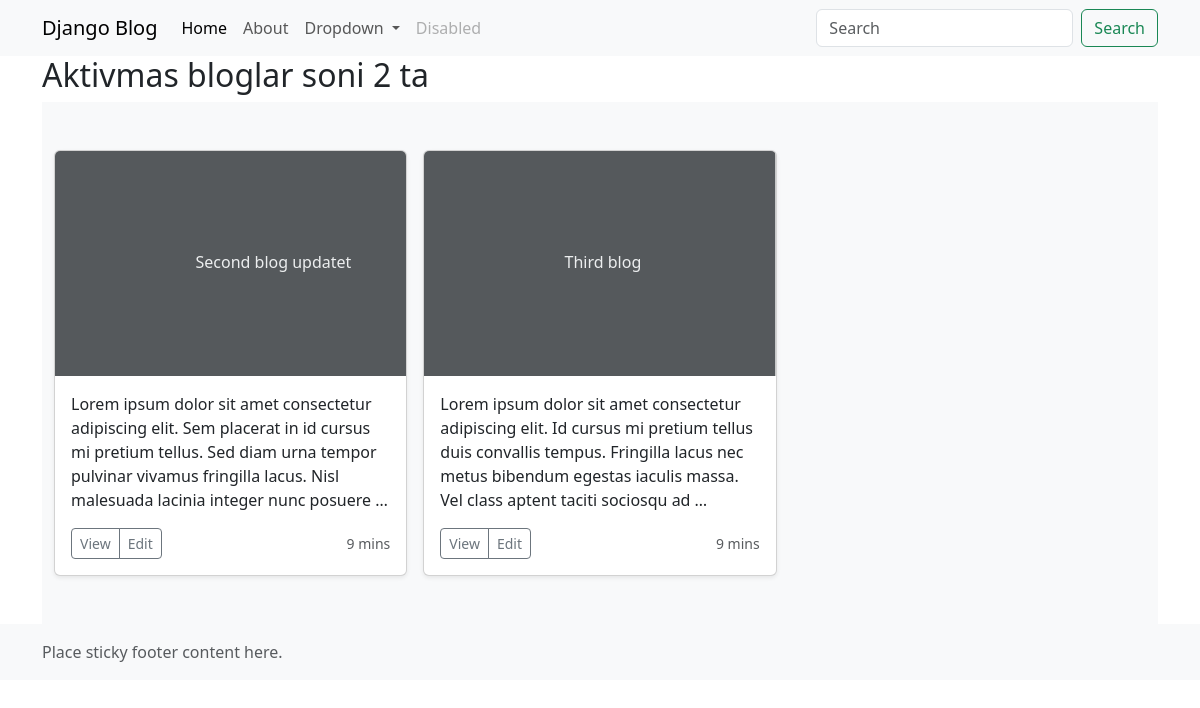
Page /inactive/ on the earlier database version.
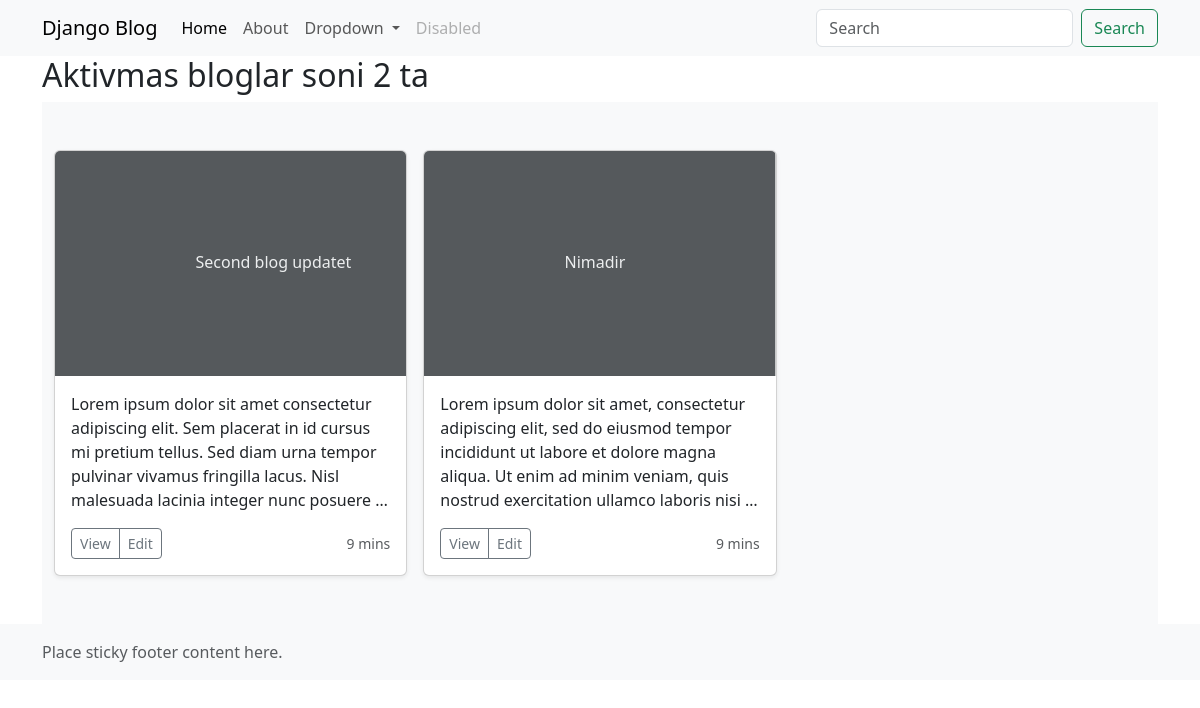
Same page on the later database version.
### blog/models.py (models this page shows, shortened)
class Blog(models.Model):
    title = models.CharField(max_length=200)
    content = models.TextField()
    image = models.ImageField(upload_to='blog_images/', blank=True, null=True)
    is_active = models.BooleanField(default=True)
    created_at = models.DateTimeField(auto_now_add=True)
    updated_at = models.DateTimeField(auto_now=True)

### blog/views.py (the view)
# urls.py: path('inactive/', blog_views.inactive, name='inactive'),
def inactive(request):
    context = {
        'blogs': Blog.objects.filter(is_active=False)
    }
    return render(request, template_name='blog/inactive.html', context=context)

### templates/blog/inactive.html (shortened to what this page needs)
{% extends 'blog/base.html' %}
{% block content %}
    <h2>Aktivmas bloglar soni {{ blogs.count }} ta</h2>
    <div class="album py-5 bg-body-tertiary">
        <div class="container">
            <div class="row row-cols-1 row-cols-sm-2 row-cols-md-3 g-3">
                {% for blog in blogs %}
                    <div class="col">
                        <div class="card shadow-sm">
                            {% if blog.image %}
                                <img class="image-content" src="{{ blog.image.url }}" alt="rasm">
                            {% else %}
                                <svg aria-label="Placeholder: Thumbnail" class="bd-placeholder-img card-img-top"
                                     height="225"
                                     preserveAspectRatio="xMidYMid slice" role="img" width="100%"
                                     xmlns="http://www.w3.org/2000/svg"><title>Placeholder</title>
                                    <rect width="100%" height="100%" fill="#55595c"></rect>
                                    <text x="40%" y="50%" fill="#eceeef" dy=".3em">{{ blog.title }}</text>
                                </svg>
                            {% endif %}
                            <div class="card-body">
                                <p class="card-text">{{ blog.content|truncatewords:30 }}</p>
                                <div class="d-flex justify-content-between align-items-center">
                                    <div class="btn-group">
                                        <a href="{% url 'detail' blog.id %}" class="btn btn-sm btn-outline-secondary">View</a>
                                        <a href="{% url 'update' blog.id %}" class="btn btn-sm btn-outline-secondary">Edit</a>
                                    </div>
                                    <small class="text-body-secondary">9 mins</small></div>
                            </div>
                        </div>
                    </div>
                {% endfor %}
            </div>
        </div>
    </div>
{% endblock %}

Differences in the rows shown:
no longer on this page (row edited): Blog: title "Third blog", content "Lorem ipsum dolor sit amet consectetur adipiscing elit. Id cursus mi pretium tellus duis convallis tempus. Fringilla lacus nec metus bibendum egestas iaculis massa. Vel class aptent taciti sociosqu ad …"
added Blog: title "Nimadir", content "Lorem ipsum dolor sit amet, consectetur adipiscing elit, sed do eiusmod tempor incididunt ut labore et dolore magna aliqua. Ut enim ad minim veniam, quis nostrud exercitation ullamco laboris nisi …"
